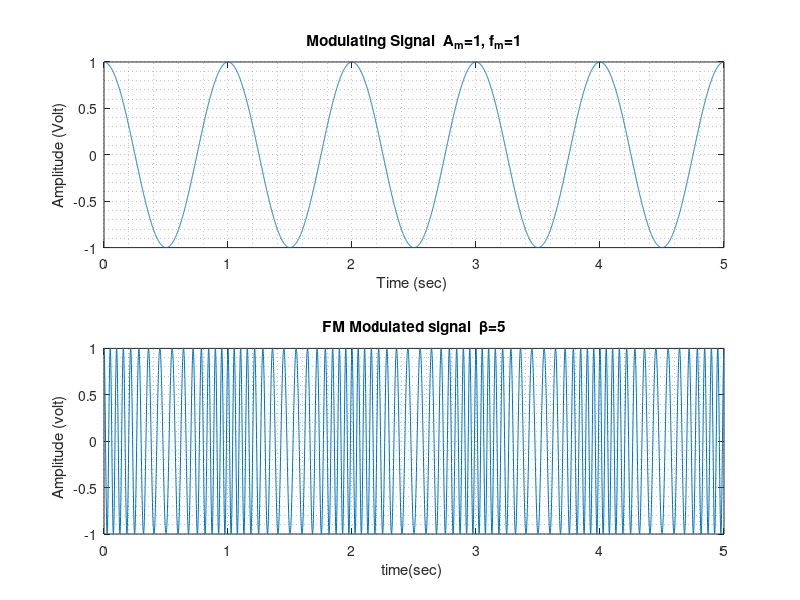
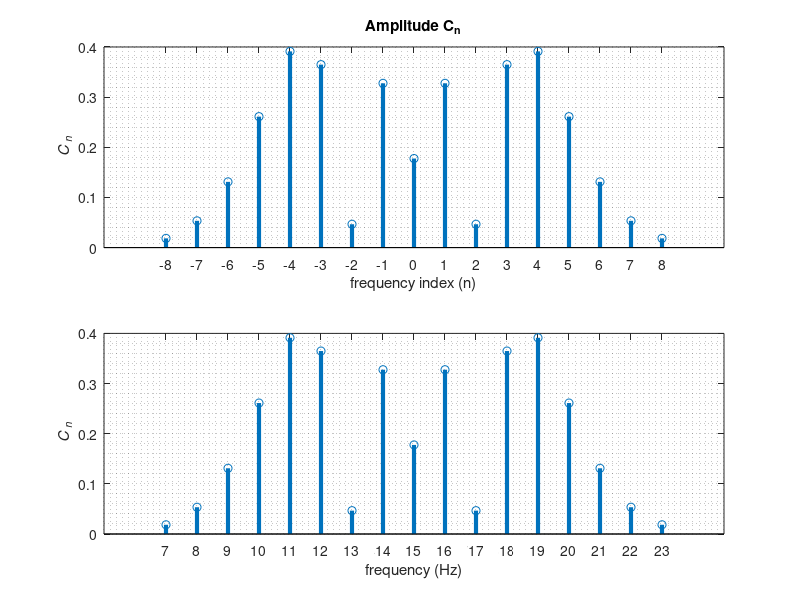
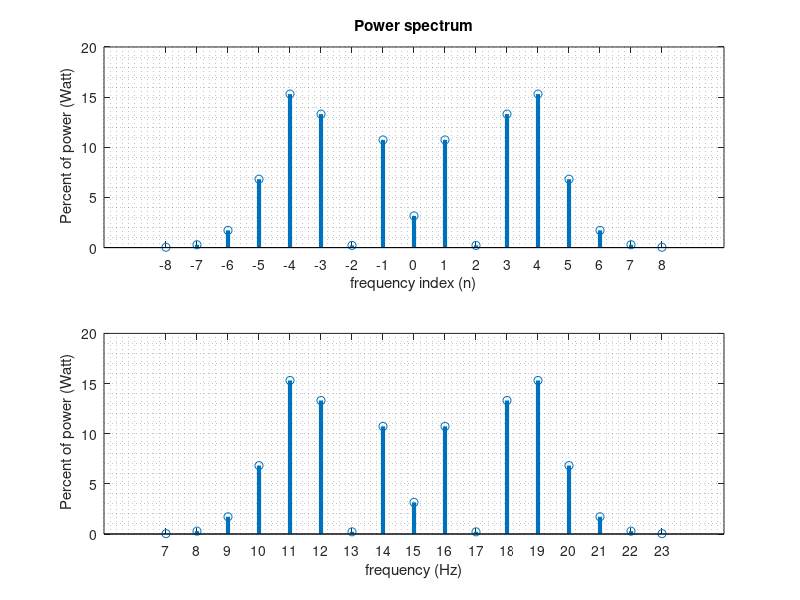

These figures' MATLAB source, in order:
clc;
close all;
clear all;

fprintf('\n              FM_example2.m         \n');
fprintf('\n~~~~~~~~~~~~~~~~~~~~~~~~~~~~~~~~~~~~\n\n');


%% Define FM modulation Index 
fprintf('FM_example2: FM modulation Index ranges in [0.1, 5.0]\n\n');
b = input(' FM modulation index:  b = Δf/fm = ');

% setup input parameters 
fc = 15;       % Frequency of carrier signal    
Ac = 1;        % Amplitude of carrier signal
Am = 1;        % Amplitude of modulating signal
fm = 1;        % Frequency of modulating signal

%~~~~~~~~~~~~~~~~~~~~~~~~~~~~~~~~~~~~~~~~~~~~~~~~~
%% Initializations
%~~~~~~~~~~~~~~~~~~~~~~~~~~~~~~~~~~~~~~~~~~~~~~~~~
Fs = 1024;        % sampling rate
Ts = 1/Fs;        % sampling period
t  = [0:Ts:5];    % total time for simulation

%~~~~~~~~~~~~~~~~~~~~~~~~~~~~~~~~~~~~~~~~~~~~~~~~~
%% modulating signal generation 
%~~~~~~~~~~~~~~~~~~~~~~~~~~~~~~~~~~~~~~~~~~~~~~~~~
m = Am*cos(2*pi*fm*t);  % Eqation of modulating signal

%~~~~~~~~~~~~~~~~~~~~~~~~~~~~~~~~~~~~~~~~~~~~~~~~~
%% frequency modulation (FM)
%~~~~~~~~~~~~~~~~~~~~~~~~~~~~~~~~~~~~~~~~~~~~~~~~~
xFM= Ac*cos( 2*pi*fc*t + b*sin(2*pi*fm*t) ); % Slide 83

%~~~~~~~~~~~~~~~~~~~~~~~~~~~~~~~~~~~~~~~~~~~~~~~~~
fprintf('\n\n Experiment settings: \n\n');
%~~~~~~~~~~~~~~~~~~~~~~~~~~~~~~~~~~~~~~~~~~~~~~~~~
disp('###################################################');
fprintf('                                 b = %f\n\n', b);
fprintf('Amplitude of carrier signal      Ac= %f\n', Ac);
fprintf('Frequency of carrier signal      fc= %f\n\n', fc);
fprintf('Amplitude of modulating signal   Am= %f\n', Am);
fprintf('Frequency of modulating signal   fm= %f\n', fm);
disp('###################################################');


fprintf('\n\nΚανόνας του Carson:  BW = 2*fm*(β+1)= %f\n\n', 2*fm*(b+1) );

%~~~~~~~~~~~~~~~~~~~~~~~~~~~~~~~~~~~~~~~~~~~~~~~~~~~~~
%% Ploting signals in time domain
%~~~~~~~~~~~~~~~~~~~~~~~~~~~~~~~~~~~~~~~~~~~~~~~~~~~~~
figure();

subplot(2,1,1); 
plot(t,m)% Graphical representation of Modulating signal
drawnow();
title (['Modulating Signal  A_m=',num2str(Am),', f_m=',num2str(fm)]);
xlabel('Time (sec) ');
ylabel('Amplitude (Volt)');
grid minor;

%modulated signal
subplot(2,1,2);
plot(t,xFM);% Graphical representation of FM signal
drawnow();
title  (['FM Modulated signal  \beta=',num2str(b)]);
xlabel ('time(sec) ');
ylabel ('Amplitude (volt)   ');
grid minor;

%
% ~~~~~~~~~~~~~~~~~~~~~~~~~~~~~~~~~~~~~~~~~~~~~~~~~~~~~~~~~~~~~~~~~~~~~~~~~~~~~~~~~~~~
%
fprintf('\n\n Υπολογισμός πλάτους πλευρικών \n\n');
Freq = fc + (0:8)*fm;
N=length(Freq);
T=1;
for i=1:N
   f0=Freq(i);
   func  = @(t) (Ac*cos( 2*pi*fc*t + b*sin(2*pi*fm*t) )) .* cos(2*pi*1*f0*t);
   A = (2/T) * quad(func, -T/2,T/2,1e-12); % αριθμητική ολοκλήρωση
   
   func  = @(t) (Ac*cos( 2*pi*fc*t + b*sin(2*pi*fm*t) )) .* sin(2*pi*1*f0*t);
   B = (2/T) * quad(func, -T/2,T/2,1e-12); % αριθμητική ολοκλήρωση
   
   C(i)   = sqrt( A^2 + B^2 ); % μέτρο 
   fprintf('n=%1u f=%2u Hz\t C[%1u]=%f \n',...
                i-1,Freq(i),i-1,C(i));
 end 

%
% ~~~~~~~~~~~~~~~~~~~~~~~~~~~~~~~~~~~~~~~~~~~~~~~~~~~~~~~~~~~~~~~~~~~~~~
%
figure();  

subplot(211)
FreqIndex = (-8:8);
CBand =[flip(C(2:end)) C];
stem(FreqIndex, CBand,'Linewidth',3); drawnow();
ylabel('{\it C}_{\it n}');
xlabel('frequency index (n)');
title('Amplitude C_{n}');
set(gca, 'xtick', FreqIndex)
grid minor;

subplot(212)
Frequencies = [flip(fc - (1:8)*fm) Freq];
stem(Frequencies, CBand,'Linewidth',3); drawnow();
ylabel('{\it C}_{\it n}');
xlabel('frequency (Hz)');
set(gca, 'xtick', Frequencies)
grid minor;

%
% ~~~~~~~~~~~~~~~~~~~Power spectrum ~~~~~~~~~~~~~~~~~~~~~~~~~~~~~~~~~~~~
%
P = zeros(17,1); % αρχικοποίηση του array της ισχύος
for i = 1:17
  P(i) = 0.5*CBand(i)^2;
end
Ptotal = 0.5*Ac^2;

fprintf('\n\nTotal power: %f W\n',Ptotal);

n=[-8:8];
Pp  = 100*P/Ptotal;    % ποσοστό ισχύος για κάθε n
for i=1:length(n) % n=[-6:6]
 fprintf('n=%+u \t %6.3f \t %6.3f%% \n', n(i), P(i), Pp(i) );
end

figure();  

subplot(211)
FreqIndex = (-8:8);
stem(FreqIndex, Pp,'Linewidth',3); drawnow();
ylabel(' Percent of power (Watt)');
xlabel('frequency index (n)');
title('Power spectrum');
set(gca, 'xtick', FreqIndex)
grid minor;

subplot(212)
stem(Frequencies, Pp,'Linewidth',3); drawnow();
ylabel(' Percent of power (Watt)');
xlabel('frequency (Hz)');
set(gca, 'xtick', Frequencies)
grid minor;

